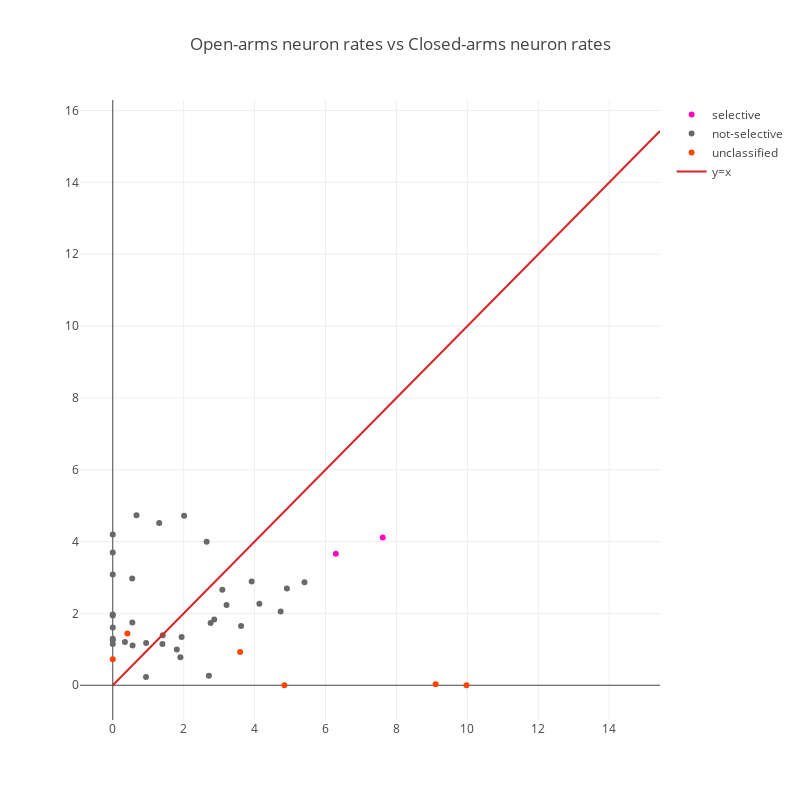

Notebook code for this chart:
### Code cell
# Create traces

# Plot selective neurons
trace0 = go.Scatter(
    x = [activity_rates_df.loc[neuron, "OpenArms_centerpoint"] for neuron in deeper_classification if deeper_classification[neuron] == "OpenArms_centerpoint"],
    y = [activity_rates_df.loc[neuron, "ClosedArms_centerpoint"] for neuron in deeper_classification if deeper_classification[neuron] == "ClosedArms_centerpoint"],
    text = [neuron for neuron in deeper_classification if deeper_classification[neuron] == "OpenArms_centerpoint"],
    mode = "markers",
    name = "selective",
    marker = dict(
        color = 'rgb(255, 10, 193)'
    )
)

# Plot not-selective neurons
trace1 = go.Scatter(
    x = [activity_rates_df.loc[neuron, "OpenArms_centerpoint"] for neuron in deeper_classification if deeper_classification[neuron] == "not-selective"],
    y = [activity_rates_df.loc[neuron, "ClosedArms_centerpoint"] for neuron in deeper_classification if deeper_classification[neuron] == "not-selective"],
    text = [neuron for neuron in deeper_classification if deeper_classification[neuron] == "not-selective"],
    mode = "markers",
    name = "not-selective",
    marker = dict(
        color = 'rgb(105, 105, 105)'
    )
)

# Plot unclassified neurons
trace2 = go.Scatter(
    x = [activity_rates_df.loc[neuron, "OpenArms_centerpoint"] for neuron in deeper_classification if deeper_classification[neuron] == "unclassified"],
    y = [activity_rates_df.loc[neuron, "ClosedArms_centerpoint"] for neuron in deeper_classification if deeper_classification[neuron] == "unclassified"],
    text = [neuron for neuron in classified_neurons if deeper_classification[neuron] == "unclassified"],
    mode = "markers",
    name = "unclassified",
    marker = dict(
        color = "rgb(255, 69, 0)"
    )
)

# Plot y=x line
trace3 = go.Scatter(
    x = np.linspace(0, max(activity_rates_df["OpenArms_centerpoint"].max(), activity_rates_df["ClosedArms_centerpoint"].max())),
    y = np.linspace(0, max(activity_rates_df["OpenArms_centerpoint"].max(), activity_rates_df["ClosedArms_centerpoint"].max())),
    mode = 'lines',
    name = 'y=x'
)

data = [trace0, trace1, trace2, trace3]
layout = go.Layout(
    width=800,
    height=800,
    title="Open-arms neuron rates vs Closed-arms neuron rates",
)
fig = go.Figure(data=data, layout=layout)

plotly.offline.iplot(fig)

### Figure 1 — Plotly figure (JSON) as saved in the notebook; plotly's stock layout.template omitted (floating-point values rounded to 4 significant figures)
{"data": [{"marker": {"color": "rgb(255, 10, 193)"}, "mode": "markers", "name": "selective", "text": ["neuron2", "neuron3", "neuron4", "neuron5", "neuron13", "neuron16", "neuron17", "neuron22", "neuron25", "neuron26", "neuron27", "neuron29", "neuron31", "neuron32", "neuron34", "neuron47", "neuron49", "neuron50", "neuron54", "neuron55", "neuron57", "neuron62", "neuron64", "neuron65", "neuron66", "neuron69"], "type": "scatter", "uid": "cd490c", "x": [7.614, 6.29, 12.49, 7.974, 5.853, 8.437, 3.598, 4.608, 11.24, 6.633, 3.584, 4.723, 15.43, 5.534, 13.29, 8.106, 9.833, 10.66, 13.71, 9.642, 6.049, 6.728, 5.603, 9.334, 6.391, 13.56], "y": [4.116, 3.662]}, {"marker": {"color": "rgb(105, 105, 105)"}, "mode": "markers", "name": "not-selective", "text": ["neuron1", "neuron7", "neuron8", "neuron9", "neuron10", "neuron12", "neuron14", "neuron20", "neuron21", "neuron23", "neuron24", "neuron30", "neuron33", "neuron35", "neuron36", "neuron37", "neuron38", "neuron39", "neuron40", "neuron41", "neuron42", "neuron43", "neuron44", "neuron45", "neuron46", "neuron48", "neuron51", "neuron52", "neuron53", "neuron56", "neuron58", "neuron61", "neuron63", "neuron67", "neuron68"], "type": "scatter", "uid": "67f4dc", "x": [0, 2.759, 0.3431, 1.309, 2.711, 1.906, 2.648, 0, 0.9383, 4.134, 1.4, 0.5517, 0, 0.9414, 3.917, 2.011, 0, 1.806, 3.618, 0, 1.942, 4.909, 0, 0.5479, 5.407, 0.5593, 0, 1.409, 2.861, 4.735, 0.6698, 0, 3.09, 3.209, 0], "y": [4.196, 1.735, 1.204, 4.518, 0.2642, 0.7798, 3.994, 1.298, 0.2287, 2.269, 1.149, 1.747, 3.698, 1.173, 2.888, 4.719, 3.083, 0.9985, 1.65, 1.149, 1.344, 2.692, 1.252, 2.972, 2.866, 1.105, 1.941, 1.391, 1.832, 2.052, 4.735, 1.61, 2.655, 2.235, 1.971]}, {"marker": {"color": "rgb(255, 69, 0)"}, "mode": "markers", "name": "unclassified", "text": ["neuron6", "neuron15", "neuron19", "neuron28", "neuron59", "neuron60"], "type": "scatter", "uid": "ad4fb3", "x": [0.4122, 9.105, 0, 3.591, 4.841, 9.974], "y": [1.44, 0.02465, 0.7215, 0.9262, 0, 0]}, {"mode": "lines", "name": "y=x", "type": "scatter", "uid": "a67522", "x": [0, 0.3149, 0.6298, 0.9448, 1.26, 1.575, 1.89, 2.204, 2.519, 2.834, 3.149, 3.464, 3.779, 4.094, 4.409, 4.724, 5.039, 5.354, 5.669, 5.983, 6.298, 6.613, 6.928, 7.243, 7.558, 7.873, 8.188, 8.503, 8.818, 9.133, 9.448, 9.763, 10.08, 10.39, 10.71, 11.02, 11.34, 11.65, 11.97, 12.28, 12.6, 12.91, 13.23, 13.54, 13.86, 14.17, 14.49, 14.8, 15.12, 15.43], "y": [0, 0.3149, 0.6298, 0.9448, 1.26, 1.575, 1.89, 2.204, 2.519, 2.834, 3.149, 3.464, 3.779, 4.094, 4.409, 4.724, 5.039, 5.354, 5.669, 5.983, 6.298, 6.613, 6.928, 7.243, 7.558, 7.873, 8.188, 8.503, 8.818, 9.133, 9.448, 9.763, 10.08, 10.39, 10.71, 11.02, 11.34, 11.65, 11.97, 12.28, 12.6, 12.91, 13.23, 13.54, 13.86, 14.17, 14.49, 14.8, 15.12, 15.43]}], "layout": {"height": 800, "title": "Open-arms neuron rates vs Closed-arms neuron rates", "width": 800, "xaxis": {"autorange": true, "range": [-0.9248, 15.43], "type": "linear"}, "yaxis": {"autorange": true, "range": [-0.9675, 16.29], "type": "linear"}}}
